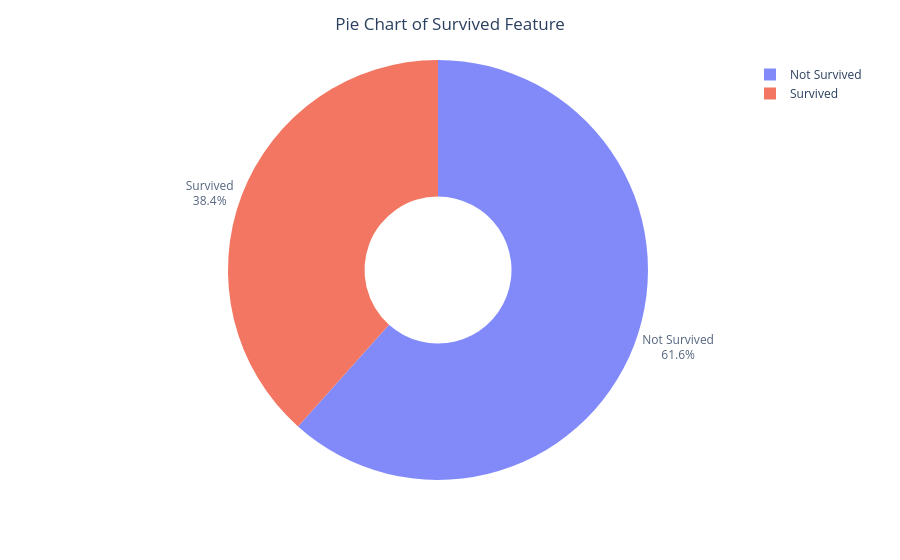

The code cell stored with this chart in its notebook:
### Code cell
# Grafik çizimi (Sütun adlarını güncellenmiş yeni DataFrame'e göre ayarlıyoruz)
fig = px.pie(d_clean,       
             values="count",         # Pandas'ın oluşturduğu sayıların olduğu sütun
             names="Survived",     # Reset_index sonrası oluşan kategori sütunu (0 ve 1'ler)
             hole = 0.35,      
             opacity = 0.8,
             labels = {"count": "Number of Samples", "Survived": "Status"}
            )

fig.update_layout(title = dict(text = "Pie Chart of Survived Feature", x=0.5))
fig.update_traces(
    textposition = "outside", 
    textinfo = "percent+label", 
    labels = ["Not Survived", "Survived"]  # Sırasıyla 0 ve 1 değerlerini bu metinlerle eşler
)
fig.show()

### Figure 1 — Plotly figure (JSON) as saved in the notebook; plotly's stock layout.template omitted (floating-point values rounded to 4 significant figures)
{"data": [{"domain": {"x": [0, 1], "y": [0, 1]}, "hole": 0.35, "hovertemplate": "Status=%{label}<br>Number of Samples=%{value}<extra></extra>", "labels": ["Not Survived", "Survived"], "legendgroup": "", "name": "", "opacity": 0.8, "showlegend": true, "textinfo": "percent+label", "textposition": "outside", "type": "pie", "values": [549, 342]}], "layout": {"legend": {"tracegroupgap": 0}, "margin": {"t": 60}, "title": {"text": "Pie Chart of Survived Feature", "x": 0.5}}}
